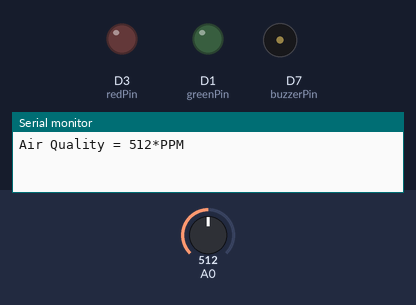
A sketch run on a simulated ESP8266 (NodeMCU). Shown: output pins drawn as LEDs (lit = HIGH), buzzer (waves = sounding), the last lines printed to the serial monitor. The test bench sets the inputs (shaded band); at power-on: A0 = 512.

Above: at 0.1 s.
At 1.9 s:
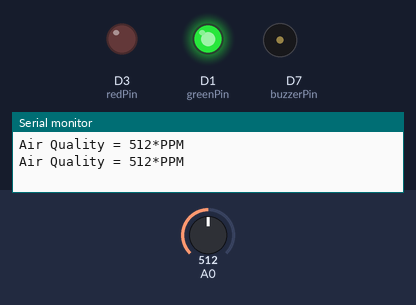
2.0 s: A0 set to 97
6.2 s: A0 set to 81
At 8.3 s:
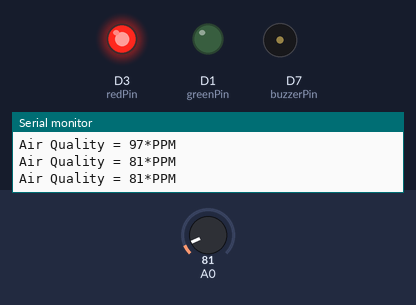
Timing chart, 0 to 9.8 s (numbered marks = the images above; inputs shaded):
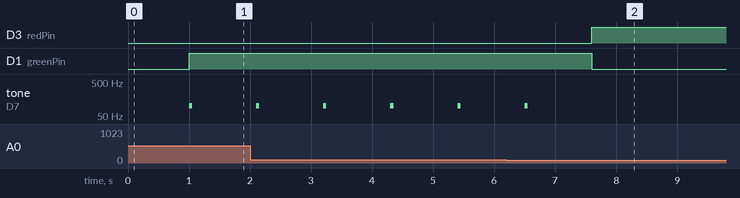

Measured:
- the behaviour switches between 91 and 90 on A0 (found by bisection; images 1 and 2)
- after the input at 6.2 s, D3 (redPin): LOW → HIGH after 1.4 s; D1 (greenPin): HIGH → LOW after 1.4 s; tone on D7 (buzzerPin): goes on until 6.6 s, then stays silent
- by itself, tone on D7 (buzzerPin): alternates 100 Hz for 0.05 s and silent for 1.1 s

The sketch:

MQ-135_AIR_QUALITY_RGB_LED.ino
```cpp
int redPin = D3;
int greenPin = D1;
int airquality = A0;
int buzzerPin = D7;
void setup()
{
  Serial.begin(9600);
  pinMode(redPin, OUTPUT); // red
  pinMode(greenPin, OUTPUT); // green
  pinMode(buzzerPin, OUTPUT);

}
void loop()
{

  int sensorValue = analogRead(A0);
  Serial.print("Air Quality = ");
  Serial.print(sensorValue);

  Serial.print("*PPM");
  Serial.println();
  delay(1000);

if(sensorValue <= 90){
    digitalWrite(redPin, HIGH);
    digitalWrite(greenPin, LOW);
    noTone(buzzerPin);
    delay(100);

    }
    else{
    digitalWrite(redPin, LOW);
    digitalWrite(greenPin, HIGH);
    tone(buzzerPin, 100, 50);
    delay(100);

    }


}
```
